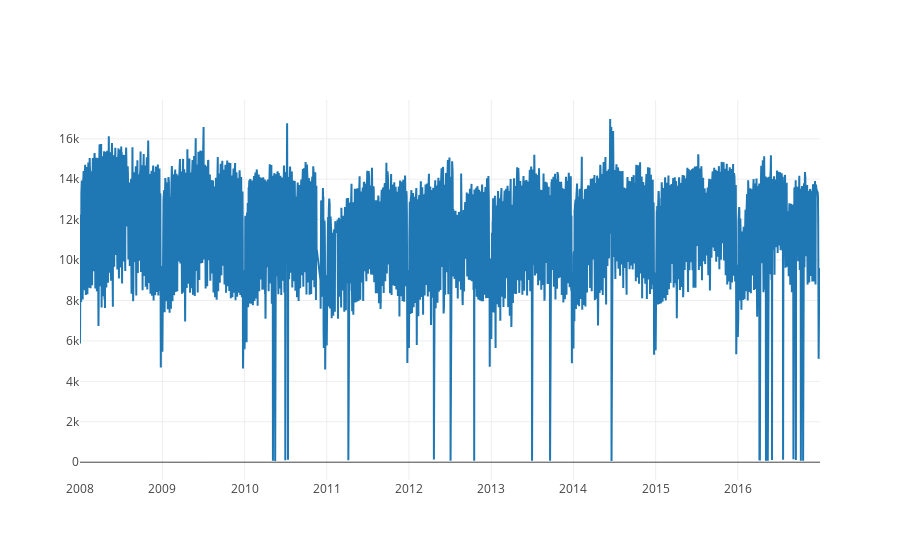

Here is the notebook cell this chart was saved with:
### Markdown cell above
## Daily data

### Code cell
daily_flow = df.groupby('Date')['TotalFlow'].sum()
plot_data = [go.Scatter(x=daily_flow.index, y=daily_flow)]
plotly.offline.iplot(plot_data)

### Figure 1 — Plotly figure (JSON) as saved in the notebook; plotly's stock layout.template omitted (floating-point values rounded to 4 significant figures; data arrays with more than 128 entries replaced by an {"elided": "..."} marker saying what was removed)
{"data": [{"type": "scatter", "x": {"elided": "3217 str values"}, "y": {"elided": "3217 int values"}}], "layout": {}}
